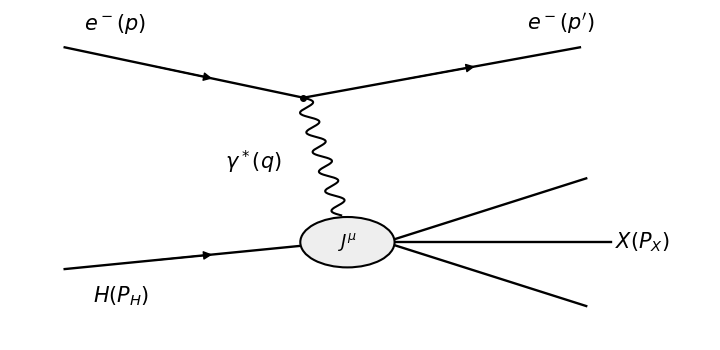

The Python source for this figure:
"""Generate an original inclusive DIS diagram; Python 3.14, matplotlib 3.10.7."""
from pathlib import Path
import numpy as np
import matplotlib
matplotlib.use('Agg')
import matplotlib.pyplot as plt
from matplotlib.patches import FancyArrowPatch,Circle

def line(ax,a,b,arrow=True):
    ax.plot([a[0],b[0]],[a[1],b[1]],color='black',lw=1.7)
    if arrow:
        a,b=np.array(a),np.array(b);m=(a+b)/2;d=(b-a)*.13
        ax.add_patch(FancyArrowPatch(m-d,m+d,arrowstyle='-|>',mutation_scale=13,color='black',lw=1))
def wave(ax,a,b):
    a,b=np.array(a),np.array(b);d=b-a;n=np.array([-d[1],d[0]])/np.linalg.norm(d);u=np.linspace(0,1,250)
    xy=a+u[:,None]*d+.013*np.sin(12*np.pi*u)[:,None]*n
    ax.plot(xy[:,0],xy[:,1],color='black',lw=1.5)
fig,ax=plt.subplots(figsize=(7.2,3.5),dpi=100,facecolor='white');ax.set(xlim=(0,1.1),ylim=(0,1));ax.axis('off')
vertex=(.46,.73);blob=(.53,.30)
line(ax,(.08,.88),vertex);line(ax,vertex,(.9,.88));wave(ax,vertex,(.52,.38));line(ax,(.08,.22),(.46,.29))
for end in [(.91,.49),(.95,.30),(.91,.11)]:line(ax,(.59,.30),end,False)
ax.add_patch(Circle(blob,.075,edgecolor='black',facecolor='#eeeeee',lw=1.5,zorder=5));ax.text(*blob,r'$J^\mu$',ha='center',va='center',fontsize=13,zorder=6);ax.plot(*vertex,'ko',ms=4)
for x,y,text in [(.16,.95,r'$e^-(p)$'),(.87,.95,r'$e^-(p^\prime)$'),(.38,.54,r'$\gamma^*(q)$'),(.17,.14,r'$H(P_H)$'),(1.0,.30,r'$X(P_X)$')]:ax.text(x,y,text,ha='center',va='center',fontsize=15)
fig.subplots_adjust(left=.02,right=.98,bottom=.02,top=.98)
fig.savefig(Path('paper-305-q4a.png'),facecolor='white',transparent=False);plt.close(fig)
